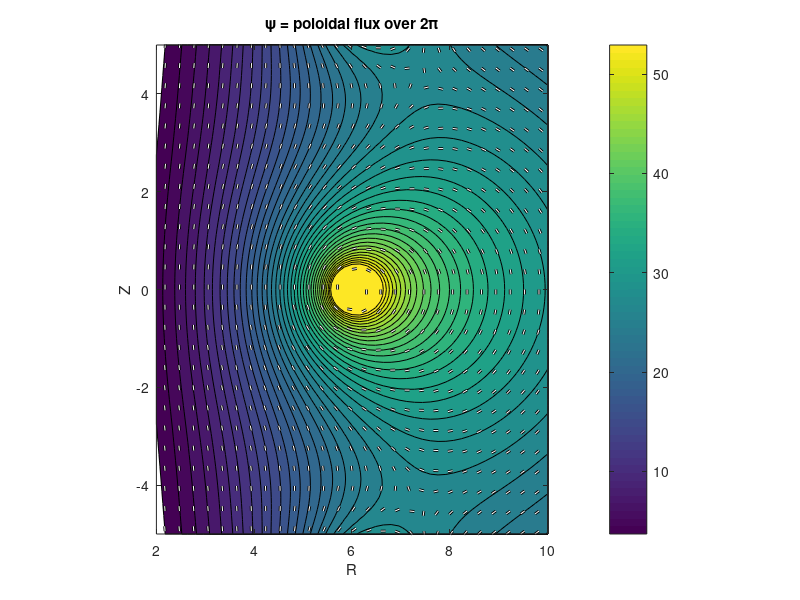

Recreate this plot in MATLAB.
function m20151225_01_axisymmetricRingCurrentFields()
%{
Rs = [6,4];
Zs = [4,-4];
currents = [15e6,15e6];
%}
%{
Rs = [6,6,6];
Zs = [0,-8,8];
currents = [15e6,15e6,15e6];
%}

Rs = [6 6 6];
Zs = [0 6 -6];
x=0.5;
currents = [15e6 x*15e6 x*15e6];

%-----------------------------------
mu0 = 4*pi*1e-7;

%R1D = linspace(1e-6,12,51);
%Z1D = linspace(-8,8,81);
R1D = linspace(2,10,51);
Z1D = linspace(-5,5,81);

[R2D, Z2D] = meshgrid(R1D,Z1D);

psi = zeros(size(R2D));

% Coarse grid for B vectors
R1D_vects = linspace(1,11,35);
Z1D_vects = linspace(-7,7,35);
[R2D_vects, Z2D_vects] = meshgrid(R1D_vects,Z1D_vects);
BR = zeros(size(R2D_vects));
BZ = zeros(size(R2D_vects));

for i = 1:numel(Rs)
    psi = psi + ringCurrentFlux(Rs(i), Zs(i), currents(i), R2D, Z2D);
    [delta_BR, delta_BZ] = compute_B_from_ring(Rs(i), Zs(i),currents(i),R2D_vects,Z2D_vects);
    BR = BR + delta_BR;
    BZ = BZ + delta_BZ;
end

    function psi_ring = ringCurrentFlux(a,Z0,I,Rout,Zout)
        r_sin_theta = Rout;
        r2 = Rout.^2 + (Zout-Z0).^2;
        k2 = 4*a*r_sin_theta ./ (a*a + r2 + 2*a*r_sin_theta);
        %E = ellipticE(k2);
        %K = ellipticK(k2);
        [K,E] = ellipke(k2);
        Aphi = mu0*I*a./(pi*k2 .* sqrt(a*a+r2+2*a*r_sin_theta)) .* ((2-k2).*K - 2*E);
        psi_ring = Aphi .* Rout;
    end

    function [br,bz] = compute_B_from_ring(R0,Z0,current,R,Z)
        
        alpha2 = R0^2 + R.^2 + (Z-Z0).^2 - 2*R0*R;
        beta2  = R0^2 + R.^2 + (Z-Z0).^2 + 2*R0*R;
        beta = sqrt(beta2);
        k2 = 1 - alpha2./beta2;
        C = mu0*current/pi;
        
        [K,E] = ellipke(k2);
        br = C*(Z-Z0)./(2*alpha2.*beta.*R) .* ((R0^2+R.^2+(Z-Z0).^2).*E - alpha2.*K);
        bz = C       ./(2*alpha2.*beta)    .* ((R0^2-R.^2-(Z-Z0).^2).*E + alpha2.*K);
    end

figure(7)
clf

sorted_values = sort(reshape(psi,[numel(psi),1]));
sorted_values(isinf(sorted_values))=[];
%min_contour = min(sorted_values);
%max_contour = max(sorted_values);
min_contour = sorted_values(round(numel(sorted_values)*0.01));
max_contour = sorted_values(round(numel(sorted_values)*0.99));
%{
if min_contour>0
    min_contour=0;
end
if max_contour<0
    max_contour=0;
end
max_contour = 85;
min_contour = 10;
%}
contours = linspace(min_contour,max_contour,40);
contourf(R2D, Z2D, psi, contours)
%contourf(R2D, Z2D, psi, contours, 'EdgeColor','none')
%contourf(R2D, Z2D, psi)
hold on
delta = 0.1;
n = sqrt(BR.^2 + BZ.^2);

for i=1:size(R2D_vects,1)
    for j=1:size(R2D_vects,2)
        plot([R2D_vects(i,j),R2D_vects(i,j)+delta*BR(i,j)/n(i,j)], [Z2D_vects(i,j),Z2D_vects(i,j)+delta*BZ(i,j)/n(i,j)],'k','LineWidth',2)
        plot([R2D_vects(i,j),R2D_vects(i,j)+delta*BR(i,j)/n(i,j)], [Z2D_vects(i,j),Z2D_vects(i,j)+delta*BZ(i,j)/n(i,j)],'w')
    end
end

colorbar
axis equal
xlabel('R')
ylabel('Z')
title('\psi = poloidal flux over 2\pi')

end